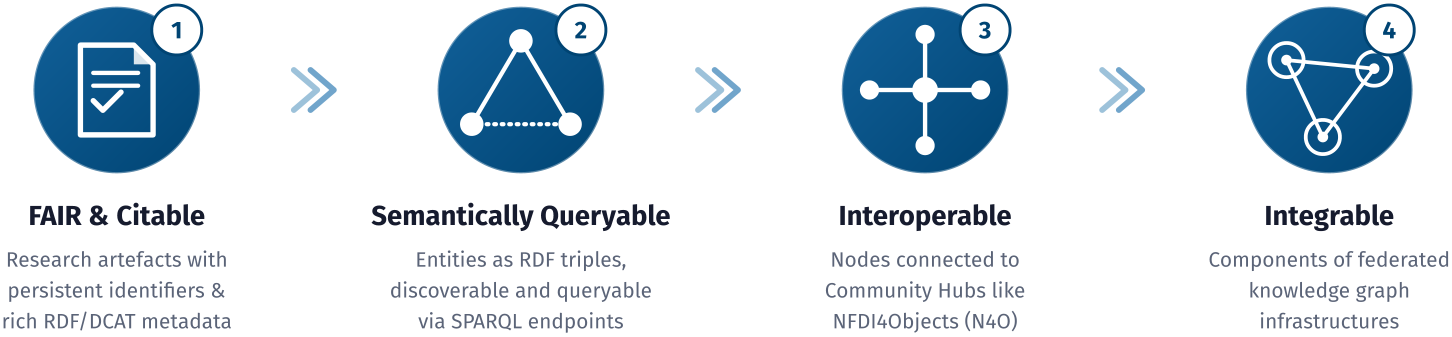
#> input picture img/fdox-purpose-pattern.png, 4355 x 1009 px, found by its file name (shown at 1/3 size)
$ python step_purpose.py
#> lines starting #> are read from the running program, lines starting #| are printed output that depends on the picture
### py/visuals_utils.py
"""fdox-visuals: shared constants and render helpers.

No step imports rdflib/matplotlib/pandas — this stays light on purpose so
`python main.py --list` and `--dry-run` are instant.
"""

from __future__ import annotations

import base64
import re
import struct
from pathlib import Path

ROOT = Path(__file__).resolve().parents[1]
FONTS_DIR = ROOT / "fonts"
IMG_DIR = ROOT / "img"

FONT_REGULAR = FONTS_DIR / "FiraSans-Regular.ttf"
FONT_BOLD = FONTS_DIR / "FiraSans-Bold.ttf"
FONT_FAMILY = "Fira Sans"

# Every generated SVG lives in img/<category>/ (one level below img/), so the
# relative path back to fonts/ is always the same. If a step ever writes its
# SVG somewhere else, this constant has to move with it.
_FONT_REL_PREFIX = "../../fonts"

# Topic folders under img/. The order is the order of the site (S14), and the
# order of the navigation. A graphic belongs to the category with the longest
# prefix its file stem starts with.
CATEGORIES = [
    {"slug": "pattern", "group": "Concept", "title": "The four-step pattern and its outcomes",
     "desc": "The two banners: the four FDO steps and the four outcomes of FDOx.",
     "prefixes": ["fdox-four-step-pattern", "fdox-purpose-pattern"]},
    {"slug": "pictograms", "group": "Concept", "title": "Pictograms: steps and outcomes",
     "desc": "The eight pictograms as single files: the four steps and the four outcomes.",
     "prefixes": ["fdox-step-", "fdox-purpose-"]},
    {"slug": "schemas", "group": "Concept", "title": "Schemas, architecture and bundle views",
     "desc": "The MD.cff and CITATION.cff schemas, the fdo-squirrel architecture, the three views of a bundle (RDF, RO-Crate, landing page) and the FDO meta graphic.",
     "prefixes": ["fdox-md-cff-schema", "fdox-citation-cff-schema", "fdox-fdo-squirrel-architecture",
                  "fdox-bundle-three-views",
                  "fdox-fair-digital-object-meta-graphic", "fdox-fdo-sphere"]},
    {"slug": "sphere", "group": "Concept", "title": "The FDO sphere and the community hubs",
     "desc": "The eight pictograms around the FDO sphere, with and without the community hubs.", "prefixes": ["fdox-sphere-"]},
    {"slug": "steps", "group": "3D models", "title": "The four steps in practice",
     "desc": "One graphic per FDOx step with real values of CIIC 81: packaging with fdo-3d-packager (RDF and RO-Crate via fdo-squirrel), modelling, linking, federation.",
     "prefixes": ["fdox-steps-"]},
    {"slug": "outcomes", "group": "3D models", "title": "The four outcomes in practice",
     "desc": "One graphic per outcome: FAIR and citable, semantically queryable, interoperable, integrable.",
     "prefixes": ["fdox-outcomes-"]},
    {"slug": "3d-packager-pictograms", "group": "3D models", "title": "Pictograms: fdo-3d-packager",
     "desc": "The six pictograms of the fdo-3d-packager steps: fetch, convert, nexus, mdcff, bundle, build_fdo.",
     "prefixes": ["fdox-3d-packager-step-"]},
    {"slug": "git-packager", "group": "Software", "title": "fdo-git-packager: software as FDO",
     "desc": "Concept graphics for packaging a Git repository as an FDO (the tool is a skeleton, nothing here is implemented yet).",
     "prefixes": ["fdox-git-packager-"]},
    {"slug": "git-packager-pictograms", "group": "Software", "title": "Pictograms: fdo-git-packager",
     "desc": "The four pictograms of the fdo-git-packager steps: pin, inspect, package, build.",
     "prefixes": ["fdox-git-packager-step-"]},
    {"slug": "story", "group": "3D and software", "title": "From the FKGE to FDOx",
     "desc": "Graphics that lead from the federated knowledge graph ecosystem to FDOx, for 3D models and software.",
     "prefixes": ["fdox-story-"]},
    {"slug": "federation", "group": "3D and software", "title": "Federated knowledge graph ecosystem",
     "desc": "Finished 3D and software FDOs in the registry and the N4O collection.",
     "prefixes": ["fdox-federation-"]},
    {"slug": "ogham-graph", "group": "3D and software", "title": "Ogham graph pictures",
     "desc": "Graph pictures of Ogham stones, their 3D FDOs and the software that uses them.",
     "prefixes": ["fdox-ogham-graph-"]},
]


def category_of(stem: str) -> str:
    """Folder slug (under img/) for a graphic's file stem: the longest matching prefix wins."""
    best, best_len = None, -1
    for cat in CATEGORIES:
        for pre in cat["prefixes"]:
            if stem.startswith(pre) and len(pre) > best_len:
                best, best_len = cat["slug"], len(pre)
    if best is None:
        raise KeyError(f"no category for graphic {stem!r}; add its prefix to CATEGORIES")
    return best


def img_path(filename: str) -> Path:
    """Output path of a graphic: img/<category>/<filename>; creates the folder."""
    folder = IMG_DIR / category_of(Path(filename).stem)
    folder.mkdir(parents=True, exist_ok=True)
    return folder / filename

INK = "#161B2E"
MUTED = "#5B6478"
BG = "#FFFFFF"

# The one family palette. Step 1's colour is the *original* FAIR Digital
# Object blue (#004473, sampled from the reference diagram) — every other
# graphic in this repo that needs "the FDOx blue" reads it from here rather
# than repeating the literal, so the family stays a single source of truth.
STEPS = [
    {
        "id": "fdo-encapsulation",
        "num": "1",
        "title": ["FDO", "Encapsulation"],
        "desc": "Persistent identifier, structured metadata & provenance",
        "color": "#004473",
        "tint": "#E6ECF1",
    },
    {
        "id": "semantic-paradata-modelling",
        "num": "2",
        "title": ["Semantic Metadata", "& Paradata Modelling"],
        "desc": "Acquisition, spatial anchoring & CIDOC CRM alignment",
        "color": "#0E9488",
        "tint": "#E6F6F4",
    },
    {
        "id": "linking-community-hubs",
        "num": "3",
        "title": ["Linking to", "Community Hubs"],
        "desc": "Cross-referenced with Wikidata & OpenStreetMap",
        "color": "#C2790C",
        "tint": "#FCF1E1",
    },
    {
        "id": "federated-kg-integration",
        "num": "4",
        "title": ["Federated Knowledge", "Graph Integration"],
        "desc": "RDF joins distributed research infrastructures",
        "color": "#8034C9",
        "tint": "#F3E9FC",
    },
]

FDO_ACCENT = STEPS[0]["color"]  # #004473 — reused by the FDO meta-graphic
FDO_TINT = STEPS[0]["tint"]  # #E6ECF1 — page tint of the site (S14)

# Two lightened tints of FDO_ACCENT, for graphics that use a single flat
# brand colour rather than the four-step rainbow above (S7 purpose banner:
# icon-circle gradient + connector chevrons). Derived once here rather than
# repeated as literals in the step module (A3: one palette, one source).
FDO_ACCENT_LIGHT = "#116099"
FDO_ACCENT_SOFT = "#4E8FBE"


def ensure_dirs() -> None:
    IMG_DIR.mkdir(parents=True, exist_ok=True)


def esc(text: str) -> str:
    """Escape the handful of characters that appear in our own copy text."""
    return text.replace("&", "&amp;").replace("<", "&lt;").replace(">", "&gt;")


def wrap_text(text: str, max_chars: int = 26) -> list[str]:
    words, lines, cur = text.split(" "), [], ""
    for w in words:
        trial = (cur + " " + w).strip()
        if len(trial) > max_chars and cur:
            lines.append(cur)
            cur = w
        else:
            cur = trial
    if cur:
        lines.append(cur)
    return lines


def font_face_css() -> str:
    """@font-face block pointing at the two vendored weights.

    Vendored, not referenced (PRIMER A3): the repo carries its own copy of
    Fira Sans under fonts/, so a fresh clone renders identically without
    the font being installed on the machine that runs it.
    """
    return (
        "<style>"
        f'@font-face {{ font-family: "{FONT_FAMILY}"; '
        f'src: url("{_FONT_REL_PREFIX}/FiraSans-Regular.ttf"); font-weight: 400; }} '
        f'@font-face {{ font-family: "{FONT_FAMILY}"; '
        f'src: url("{_FONT_REL_PREFIX}/FiraSans-Bold.ttf"); font-weight: 700; }}'
        "</style>"
    )


def render_svg_to_png(svg_path: Path, png_path: Path, width: int, height: int) -> None:
    """Rasterise via resvg (a single self-contained compiled wheel — no
    system libcairo/rsvg/ImageMagick needed, which is exactly what broke
    on Windows with the cairosvg-based first version of this repo: pip
    installs the Python package fine, but cairosvg still needs a system
    libcairo-2.dll that pip does not provide. resvg's wheel bundles the
    (Rust, statically-linked) renderer itself, so `pip install` is really
    the whole story.
    """
    import resvg_py  # lazy: keeps --list/--dry-run free of the import

    png_bytes = resvg_py.svg_to_bytes(
        svg_path=str(svg_path),
        width=width,
        height=height,
        font_files=[str(FONT_REGULAR), str(FONT_BOLD)],
        skip_system_fonts=True,  # always our vendored files, never a same-named system font
    )
    png_path.write_bytes(png_bytes)


def trim_transparent_border(png_path: Path, margin_px: int = 10) -> tuple[int, int]:
    """Crop a PNG to its non-transparent content, then pad back out to an
    exact, small, uniform transparent border.

    Works from the actual rendered alpha channel rather than a hand-
    computed design-unit margin — a wide title in one step's text can
    push the true content edge further out than the badge geometry alone
    would suggest (confirmed by inspecting the real render: the fourth
    step's title text extends past its own badge circle). Cropping pixels
    can't clip content the way guessing a margin in SVG coordinates could.

    Returns the final (width, height) for logging.
    """
    from PIL import Image  # lazy, same reasoning as render_svg_to_png

    im = Image.open(png_path).convert("RGBA")
    bbox = im.split()[-1].getbbox()  # bounding box of the alpha channel
    if bbox is None:
        return im.size  # fully transparent; nothing sensible to crop to
    cropped = im.crop(bbox)
    w, h = cropped.size
    out = Image.new("RGBA", (w + 2 * margin_px, h + 2 * margin_px), (0, 0, 0, 0))
    out.paste(cropped, (margin_px, margin_px))
    out.save(png_path)
    return out.size


# [48 lines left out: functions write_tight_graphic, flatten_to_jpg, not called in this run]


# --- generic SVG line/box primitives -----------------------------------
# Added for S8/S9 (talk-process / talk-purpose slides), which compose
# flowchart-like diagrams rather than the badge grids S2/S7 draw. Pure
# string formatters, no heavy import, so they don't cost --list/--dry-run
# anything (A2 in spirit: keep this module light).


# Third-party logos used in the graphics (img/source/NOTICE.md says whose they
# are and under which terms). Each is looked up as img/source/<stem>.svg, then
# .png; fewer than all of them is fine, a text pill stands in for a missing one.
LOGOS = {
    "ro-crate": {"stem": "ro-crate-logo", "credit": "RO-Crate logo: RO-Crate Community, CC BY 4.0"},
    "rdf": {"stem": "rdf-logo", "credit": "RDF logo: Bill Schwappacher / W3C, CC BY 4.0"},
}
RO_CRATE_LOGO_CREDIT = LOGOS["ro-crate"]["credit"]


# [7 lines left out: function logo_path, not called in this run]


def logo_credits() -> str:
    """The credit line for the logos that are actually present."""
    return "  ·  ".join(LOGOS[k]["credit"] for k in LOGOS if logo_path(k) is not None)


# [35 lines left out: functions _svg_ratio, logo, not called in this run]


def ro_crate_logo_path() -> Path | None:
    return logo_path("ro-crate")


def ro_crate_logo(x: float, y: float, max_w: float, max_h: float) -> str:
    return logo("ro-crate", x, y, max_w, max_h)


# [119 lines left out: functions arrow_marker, arrow_line, elbow_path, label_box, edge_label, measure_content_margins and 1 more, not called in this run]

### py/step_purpose.py
"""S7 — FDOx purpose banner ('What does FDOx do?').

Companion piece to S2's four-step *process* banner: where S2 names the
pipeline stages (Encapsulation -> ... -> Federation), this one names the
resulting *properties* of an FDOx-published artefact, in the same order
(each property is that stage's outcome). Single flat FDOx blue rather than
S2's four-colour rainbow, since this is one continuous claim about one
kind of object, not four distinct stages.

Produces:
  img/fdox-purpose-pattern.svg / .png   content-only banner, transparent,
                                         no header/footer (A4 convention)
  img/fdox-purpose-<n>-<slug>.svg / .png   one badge per property, transparent

Runnable standalone: `python py/step_purpose.py`
"""

from __future__ import annotations

import sys
from pathlib import Path

sys.path.insert(0, str(Path(__file__).resolve().parent))
from visuals_utils import (  # noqa: E402
    FDO_ACCENT,
    FDO_ACCENT_LIGHT,
    FDO_ACCENT_SOFT,
    IMG_DIR,
    img_path,
    INK,
    MUTED,
    ensure_dirs,
    esc,
    font_face_css,
    render_svg_to_png,
    trim_transparent_border,
    wrap_text,
)

PROPERTIES = [
    {
        "id": "fair-citable",
        "num": "1",
        "title": "FAIR & Citable",
        "desc": "Research artefacts with persistent identifiers & rich RDF/DCAT metadata",
    },
    {
        "id": "semantically-queryable",
        "num": "2",
        "title": "Semantically Queryable",
        "desc": "Entities as RDF triples, discoverable and queryable via SPARQL endpoints",
    },
    {
        "id": "interoperable",
        "num": "3",
        "title": "Interoperable",
        "desc": "Nodes connected to Community Hubs like NFDI4Objects (N4O)",
    },
    {
        "id": "integrable",
        "num": "4",
        "title": "Integrable",
        "desc": "Components of federated knowledge graph infrastructures",
    },
]

ICON_R = 100
TAG_R = 30
TAG_DX, TAG_DY = 72, 72  # tag centre offset from badge centre (top-right)
ICON_S = ICON_R / 78.0  # scale factor the four icon glyphs below are tuned at (R=78)

W = 2000
MARGIN_X = 30
COL_W = (W - 2 * MARGIN_X) / 4
CENTERS = [MARGIN_X + COL_W * (i + 0.5) for i in range(4)]

TOP_MARGIN = 60
ICON_CY = TOP_MARGIN + ICON_R + TAG_DY - ICON_R  # = TOP_MARGIN + TAG_DY, tag is the topmost point
TITLE_Y = ICON_CY + 162
DESC_Y0 = ICON_CY + 212
DESC_LH = 37
BOTTOM_MARGIN = 40

# render scale: authored in the W-wide design grid above, rasterised at
# OVERSAMPLE/ICON_SCALE x that grid, then trimmed to content (see
# trim_transparent_border). Tuned to land the banner and each icon in the
# same ~2-6 megapixel content range as every other graphic in this repo
# (A4: Google Slides recompresses well before its 25MP ceiling).
OVERSAMPLE = 2.5
ICON_SCALE = 5.6


def _icon_document(cx: float, cy: float) -> str:
    """FAIR & Citable: a certificate — page, ruled lines, checkmark."""
    x0, y0 = cx - 34 * ICON_S, cy - 42 * ICON_S
    w, h = 68 * ICON_S, 84 * ICON_S
    fold = 18 * ICON_S
    return (
        f'<path d="M {x0} {y0} h {w - fold} l {fold} {fold} v {h - fold} h -{w} z" '
        f'fill="none" stroke="#FFFFFF" stroke-width="{5 * ICON_S}" stroke-linejoin="round"/>'
        f'<path d="M {x0 + w - fold} {y0} v {fold} h {fold} z" fill="#FFFFFF" opacity="0.85"/>'
        f'<line x1="{x0 + 12 * ICON_S}" y1="{y0 + 26 * ICON_S}" x2="{x0 + w - 14 * ICON_S}" y2="{y0 + 26 * ICON_S}" '
        f'stroke="#FFFFFF" stroke-width="{4 * ICON_S}" stroke-linecap="round"/>'
        f'<line x1="{x0 + 12 * ICON_S}" y1="{y0 + 38 * ICON_S}" x2="{x0 + w - 14 * ICON_S}" y2="{y0 + 38 * ICON_S}" '
        f'stroke="#FFFFFF" stroke-width="{4 * ICON_S}" stroke-linecap="round"/>'
        f'<path d="M {x0 + 12 * ICON_S} {y0 + 52 * ICON_S} l {9 * ICON_S} {9 * ICON_S} l {17 * ICON_S} -{17 * ICON_S}" '
        f'fill="none" stroke="#FFFFFF" stroke-width="{5 * ICON_S}" stroke-linecap="round" stroke-linejoin="round"/>'
    )


def _icon_triples(cx: float, cy: float) -> str:
    """Semantically Queryable: an RDF triple — subject, predicate, object."""
    p_top = (cx, cy - 46 * ICON_S)
    p_left = (cx - 46 * ICON_S, cy + 32 * ICON_S)
    p_right = (cx + 46 * ICON_S, cy + 32 * ICON_S)
    r = 11 * ICON_S
    out = (
        f'<line x1="{p_top[0]}" y1="{p_top[1]}" x2="{p_left[0]}" y2="{p_left[1]}" stroke="#FFFFFF" stroke-width="{4 * ICON_S}"/>'
        f'<line x1="{p_top[0]}" y1="{p_top[1]}" x2="{p_right[0]}" y2="{p_right[1]}" stroke="#FFFFFF" stroke-width="{4 * ICON_S}"/>'
        f'<line x1="{p_left[0]}" y1="{p_left[1]}" x2="{p_right[0]}" y2="{p_right[1]}" stroke="#FFFFFF" '
        f'stroke-width="{4 * ICON_S}" stroke-dasharray="2 7" stroke-linecap="round"/>'
    )
    for x, y in (p_top, p_left, p_right):
        out += f'<circle cx="{x}" cy="{y}" r="{r}" fill="#FFFFFF"/>'
    return out


def _icon_hub(cx: float, cy: float) -> str:
    """Interoperable: a hub with four spokes — Community Hub linkage."""
    r_out, r_in = 52 * ICON_S, 12 * ICON_S
    pts = [(cx, cy - r_out), (cx + r_out, cy), (cx, cy + r_out), (cx - r_out, cy)]
    out = "".join(
        f'<line x1="{cx}" y1="{cy}" x2="{x}" y2="{y}" stroke="#FFFFFF" stroke-width="{4 * ICON_S}"/>' for x, y in pts
    )
    out += "".join(f'<circle cx="{x}" cy="{y}" r="{9 * ICON_S}" fill="#FFFFFF"/>' for x, y in pts)
    out += f'<circle cx="{cx}" cy="{cy}" r="{r_in}" fill="#FFFFFF"/>'
    return out


def _icon_network(cx: float, cy: float) -> str:
    """Integrable: three linked clusters — a network of networks."""
    clusters = [(cx - 40 * ICON_S, cy - 28 * ICON_S), (cx + 42 * ICON_S, cy - 20 * ICON_S), (cx - 6 * ICON_S, cy + 44 * ICON_S)]
    out = ""
    for a, b in ((0, 1), (1, 2), (2, 0)):
        (x1, y1), (x2, y2) = clusters[a], clusters[b]
        out += f'<line x1="{x1}" y1="{y1}" x2="{x2}" y2="{y2}" stroke="#FFFFFF" stroke-width="{3.5 * ICON_S}"/>'
    for x, y in clusters:
        out += f'<circle cx="{x}" cy="{y}" r="{16 * ICON_S}" fill="none" stroke="#FFFFFF" stroke-width="{3.5 * ICON_S}"/>'
        out += f'<circle cx="{x}" cy="{y}" r="{5 * ICON_S}" fill="#FFFFFF"/>'
    return out


ICON_FNS = [_icon_document, _icon_triples, _icon_hub, _icon_network]


def _defs() -> str:
    return (
        "<defs>"
        f'<linearGradient id="purposeIconGrad" x1="0" y1="0" x2="1" y2="1">'
        f'<stop offset="0%" stop-color="{FDO_ACCENT_LIGHT}"/>'
        f'<stop offset="100%" stop-color="{FDO_ACCENT}"/>'
        "</linearGradient>"
        "</defs>"
    )


def _badge_markup(cx: float, cy: float, idx: int, item: dict) -> str:
    tag_x, tag_y = cx + TAG_DX, cy - TAG_DY
    out = f'<circle cx="{cx}" cy="{cy}" r="{ICON_R}" fill="url(#purposeIconGrad)"/>'
    out += f'<circle cx="{cx}" cy="{cy}" r="{ICON_R}" fill="none" stroke="#FFFFFF" stroke-width="3" opacity="0.35"/>'
    out += ICON_FNS[idx](cx, cy)
    out += f'<circle cx="{tag_x}" cy="{tag_y}" r="{TAG_R}" fill="#FFFFFF" stroke="{FDO_ACCENT}" stroke-width="3.5"/>'
    out += (
        f'<text x="{tag_x}" y="{tag_y + 10}" text-anchor="middle" font-family="Fira Sans" '
        f'font-weight="700" font-size="29" fill="{FDO_ACCENT}">{item["num"]}</text>'
    )
    return out


def _arrow(x_center: float, y: float) -> str:
    out = ""
    for i, dx in enumerate((-16, 4)):
        x = x_center + dx
        opacity = 0.55 + 0.25 * i
        out += (
            f'<path d="M {x - 14} {y - 24} L {x + 14} {y} L {x - 14} {y + 24}" fill="none" '
            f'stroke="{FDO_ACCENT_SOFT}" stroke-width="7" stroke-linecap="round" '
            f'stroke-linejoin="round" opacity="{opacity}"/>'
        )
    return out


def _build_content_svg(desc_lines_per_item: list[list[str]]) -> tuple[str, int]:
    max_desc_lines = max(len(x) for x in desc_lines_per_item)
    h = int(DESC_Y0 + (max_desc_lines - 1) * DESC_LH + 30 + BOTTOM_MARGIN)

    p = [f'<svg xmlns="http://www.w3.org/2000/svg" width="{W}" height="{h}" viewBox="0 0 {W} {h}">']
    p.append(font_face_css())
    p.append(_defs())

    gap_centers = [(CENTERS[i] + CENTERS[i + 1]) / 2 for i in range(3)]
    for gx in gap_centers:
        p.append(_arrow(gx, ICON_CY))

    for i, (cx, item) in enumerate(zip(CENTERS, PROPERTIES)):
        p.append(_badge_markup(cx, ICON_CY, i, item))
        p.append(
            f'<text x="{cx}" y="{TITLE_Y}" text-anchor="middle" font-family="Fira Sans" '
            f'font-weight="700" font-size="33" fill="{INK}">{esc(item["title"])}</text>'
        )
        for j, line in enumerate(desc_lines_per_item[i]):
            p.append(
                f'<text x="{cx}" y="{DESC_Y0 + j * DESC_LH}" text-anchor="middle" font-family="Fira Sans" '
                f'font-weight="400" font-size="25" fill="{MUTED}">{esc(line)}</text>'
            )
    p.append("</svg>")
    return "\n".join(p), h


def _build_icon_svg(idx: int, item: dict) -> tuple[str, int]:
    pad = 15
    left = -(ICON_R + TAG_DY) - pad  # tag pokes above/right of the icon circle
    top = -(ICON_R + TAG_DY) - pad
    right = ICON_R + TAG_DX + pad
    bottom = ICON_R + pad
    vb_w, vb_h = right - left, bottom - top
    p = [
        f'<svg xmlns="http://www.w3.org/2000/svg" width="{vb_w}" height="{vb_h}" '
        f'viewBox="{left} {top} {vb_w} {vb_h}">'
    ]
    p.append(font_face_css())
    p.append(_defs())
    p.append(_badge_markup(0, 0, idx, item))
    p.append("</svg>")
    return "\n".join(p), vb_w


def run(strict: bool = False) -> list[str]:
    ensure_dirs()
    log: list[str] = []
    warnings: list[str] = []

    desc_lines_per_item = [wrap_text(p["desc"]) for p in PROPERTIES]
    for item, lines in zip(PROPERTIES, desc_lines_per_item):
        if len(lines) > 3:
            warnings.append(f'description for "{item["id"]}" wraps to {len(lines)} lines (design assumes <=3)')

    svg_text, h = _build_content_svg(desc_lines_per_item)
    svg_path = img_path("fdox-purpose-pattern.svg")
    svg_path.write_text(svg_text, encoding="utf-8")
    png_path = svg_path.with_suffix(".png")
    render_svg_to_png(svg_path, png_path, int(W * OVERSAMPLE), int(h * OVERSAMPLE))
#> (the call stopped at in render_svg_to_png, `png_bytes = resvg_py.svg_to_bytes( svg_path=str(svg_path), width=width..`: resvg_py is not available in this run)
    final_w, final_h = trim_transparent_border(png_path, margin_px=10)
#> in trim_transparent_border, im is the input picture: PIL image 4355x1009 RGBA; mean R, G, B, A 14.3, 26.4, 35.5, 58.9
#> in trim_transparent_border, `bbox = im.split()[-1].getbbox()`: bbox = (10, 10, 4345, 999)
#> in trim_transparent_border, `cropped = im.crop(bbox)`:
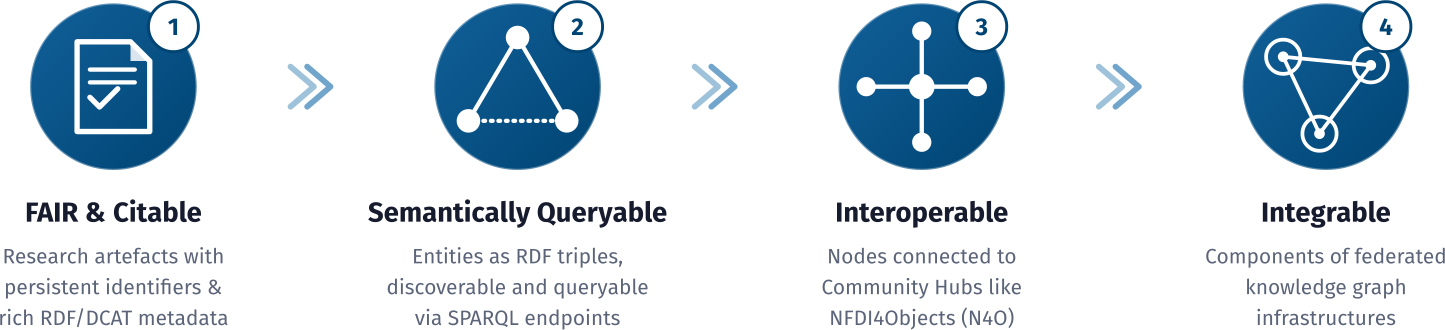
#> cropped: PIL image 4335x989 RGBA (shown at 1/3 size); mean R, G, B, A 14.7, 27, 36.4, 60.3; transparent parts drawn white
    log.append(
        f"wrote {svg_path.relative_to(IMG_DIR.parent)} + .png "
        f"({final_w}x{final_h}, transparent, <=10px border)"
    )

    for i, item in enumerate(PROPERTIES):
        svg_text, vb = _build_icon_svg(i, item)
        svg_path = img_path(f"fdox-purpose-{item['num']}-{item['id']}.svg")
        svg_path.write_text(svg_text, encoding="utf-8")
        png_path = svg_path.with_suffix(".png")
        render_svg_to_png(svg_path, png_path, int(vb * ICON_SCALE), int(vb * ICON_SCALE))
#> (the call stopped at in render_svg_to_png, `png_bytes = resvg_py.svg_to_bytes( svg_path=str(svg_path), width=width..`: resvg_py is not available in this run)
        final_w, final_h = trim_transparent_border(png_path, margin_px=10)
        log.append(
            f"wrote {svg_path.relative_to(IMG_DIR.parent)} + .png "
            f"({final_w}x{final_h}, transparent, <=10px border)"
        )

    if warnings:
        for w in warnings:
            log.append(f"WARNING: {w}")
        if strict:
            raise RuntimeError(f"{len(warnings)} warning(s) in step 'purpose' (--strict)")

    return log


if __name__ == "__main__":
#> (the run stopped early here; a loop or call above may not have finished)
